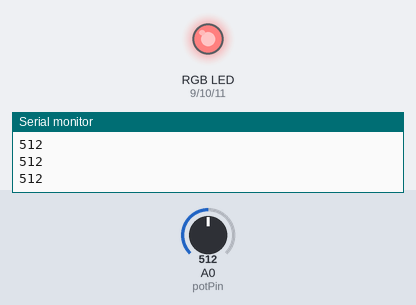
The sketch below on a simulated Arduino Uno, built with avr-gcc and run on an emulated ATmega328P. Parts: an RGB LED mixed from three pins (HIGH = lit), the last lines printed to the serial monitor. Inputs (shaded band) come from the test bench; at power-on: A0 (potPin) = 512.

Above: at 1.2 s.
1.3 s: A0 (potPin) set to 331
At 2.3 s:
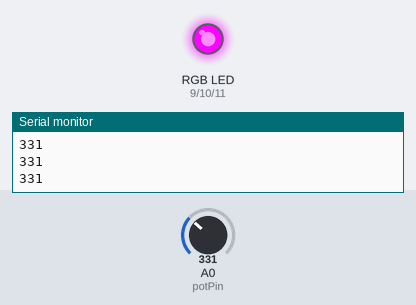
2.8 s: A0 (potPin) set to 511
At 3.6 s:
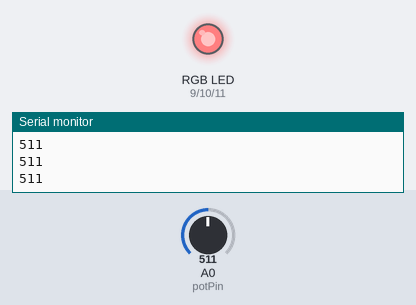
4.3 s: A0 (potPin) set to 692
At 4.6 s:
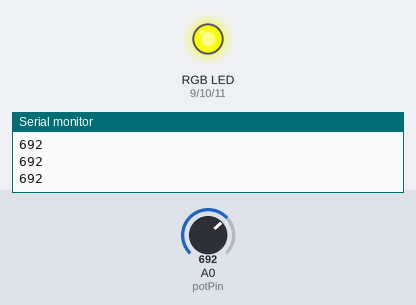
5.8 s: A0 (potPin) set to 900
At 7.0 s:
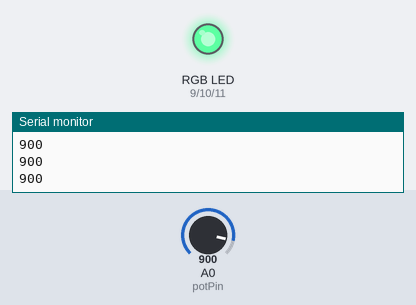
7.3 s: A0 (potPin) set to 1023
At 8.2 s:
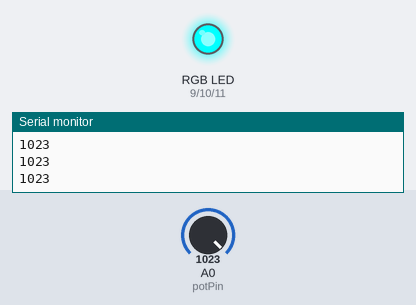
8.8 s: A0 (potPin) set to 122
At 9.4 s:
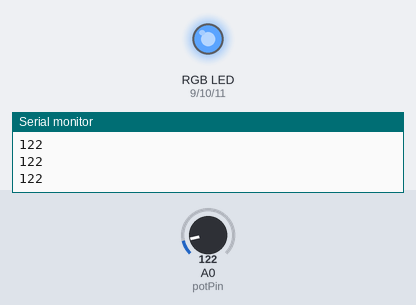
Timing chart, 0 to 11.3 s (numbered marks = the images above; inputs shaded):
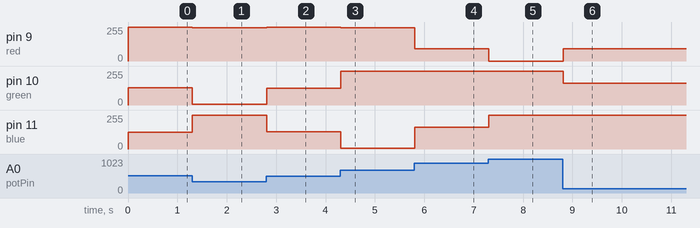

Measured:
- after the input at 1.3 s, pin 9 (red): 255/255 → 248/255 at once; pin 10 (green): 128/255 → 7/255 at once; pin 11 (blue): 127/255 → 255/255 at once
- after the input at 2.8 s, pin 9 (red): 248/255 → 255/255 at once; pin 10 (green): 7/255 → 127/255 at once; pin 11 (blue): 255/255 → 128/255 at once
- after the input at 4.3 s, pin 9 (red): 255/255 → 249/255 at once; pin 10 (green): 127/255 → 255/255 at once; pin 11 (blue): 128/255 → 6/255 at once
- after the input at 5.8 s, pin 9 (red): 249/255 → 93/255 at once; pin 11 (blue): 6/255 → 162/255 at once
- after the input at 7.3 s, pin 9 (red): 93/255 → 0/255 at once; pin 11 (blue): 162/255 → 255/255 at once
- after the input at 8.8 s, pin 9 (red): 0/255 → 91/255 at once; pin 10 (green): 255/255 → 164/255 at once

The sketch:

POT_RGB_LED.ino
```cpp
#define potPin A0
int pot_deger = 0 ;

int red = 9;
int green = 10 ;
int blue = 11;


int red_value = 0;
int green_value = 0;
int blue_value = 0;

void setup() {
  Serial.begin(9600);
  pinMode(red , OUTPUT);
  pinMode(green , OUTPUT);
  pinMode(blue,OUTPUT);
}

void loop() {
  pot_deger = analogRead(potPin);
  Serial.println(pot_deger);
  if(pot_deger < 341){
    pot_deger = (pot_deger*3)/4;

    red_value = 255 - pot_deger;
    green_value = pot_deger;
    blue_value = 0;
  }else if (pot_deger <682){
    pot_deger = ((pot_deger-341)*3)/4;

    red_value = 0 ;
    green_value = 255-pot_deger;
    blue_value = pot_deger;
  }else{
    pot_deger = ((pot_deger-683)*3)/4;

    red_value = pot_deger ;
    green_value= 0 ;
    blue_value = 255 - pot_deger;
  }

  analogWrite(red,255-red_value);
  analogWrite(green,255-green_value);
  analogWrite(blue,255-blue_value);
}
```
